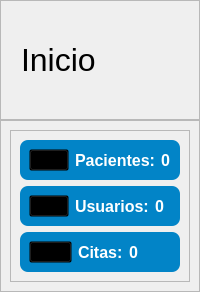
            <widget class="QWidget" name="pagInicio">
             <layout class="QVBoxLayout" name="verticalLayout_7">
              <property name="spacing">
               <number>0</number>
              </property>
              <property name="leftMargin">
               <number>0</number>
              </property>
              <property name="topMargin">
               <number>0</number>
              </property>
              <property name="rightMargin">
               <number>0</number>
              </property>
              <property name="bottomMargin">
               <number>0</number>
              </property>
              <item alignment="Qt::AlignTop">
               <widget class="QFrame" name="frame_11">
                <property name="sizePolicy">
                 <sizepolicy hsizetype="Preferred" vsizetype="Expanding">
                  <horstretch>0</horstretch>
                  <verstretch>0</verstretch>
                 </sizepolicy>
                </property>
                <property name="minimumSize">
                 <size>
                  <width>0</width>
                  <height>120</height>
                 </size>
                </property>
                <property name="frameShape">
                 <enum>QFrame::StyledPanel</enum>
                </property>
                <property name="frameShadow">
                 <enum>QFrame::Raised</enum>
                </property>
                <layout class="QHBoxLayout" name="horizontalLayout_4">
                 <property name="leftMargin">
                  <number>20</number>
                 </property>
                 <property name="topMargin">
                  <number>20</number>
                 </property>
                 <property name="rightMargin">
                  <number>20</number>
                 </property>
                 <property name="bottomMargin">
                  <number>20</number>
                 </property>
                 <item>
                  <widget class="QLabel" name="lblBienvenenida">
                   <property name="sizePolicy">
                    <sizepolicy hsizetype="Expanding" vsizetype="Expanding">
                     <horstretch>0</horstretch>
                     <verstretch>0</verstretch>
                    </sizepolicy>
                   </property>
                   <property name="font">
                    <font>
                     <family>Arial</family>
                     <pointsize>24</pointsize>
                    </font>
                   </property>
                   <property name="text">
                    <string>Inicio</string>
                   </property>
                  </widget>
                 </item>
                </layout>
               </widget>
              </item>
              <item>
               <widget class="QFrame" name="frame_12">
                <property name="sizePolicy">
                 <sizepolicy hsizetype="Preferred" vsizetype="Expanding">
                  <horstretch>0</horstretch>
                  <verstretch>0</verstretch>
                 </sizepolicy>
                </property>
                <property name="styleSheet">
                 <string notr="true"/>
                </property>
                <property name="frameShape">
                 <enum>QFrame::StyledPanel</enum>
                </property>
                <property name="frameShadow">
                 <enum>QFrame::Raised</enum>
                </property>
                <layout class="QGridLayout" name="gridLayout">
                 <item row="0" column="0">
                  <widget class="QFrame" name="frame_4">
                   <property name="frameShape">
                    <enum>QFrame::StyledPanel</enum>
                   </property>
                   <property name="frameShadow">
                    <enum>QFrame::Raised</enum>
                   </property>
                   <layout class="QGridLayout" name="gridLayout_2">
                    <item row="0" column="0">
                     <widget class="QFrame" name="cardPacientes">
                      <property name="sizePolicy">
                       <sizepolicy hsizetype="Preferred" vsizetype="Preferred">
                        <horstretch>0</horstretch>
                        <verstretch>0</verstretch>
                       </sizepolicy>
                      </property>
                      <property name="minimumSize">
                       <size>
                        <width>40</width>
                        <height>20</height>
                       </size>
                      </property>
                      <property name="maximumSize">
                       <size>
                        <width>211</width>
                        <height>91</height>
                       </size>
                      </property>
                      <property name="cursor">
                       <cursorShape>PointingHandCursor</cursorShape>
                      </property>
                      <property name="styleSheet">
                       <string notr="true">QFrame{
	background-color: #0284C7;
	border-radius: 8px;
}</string>
                      </property>
                      <property name="frameShape">
                       <enum>QFrame::StyledPanel</enum>
                      </property>
                      <property name="frameShadow">
                       <enum>QFrame::Raised</enum>
                      </property>
                      <layout class="QHBoxLayout" name="horizontalLayout_6">
                       <item>
                        <widget class="QPushButton" name="pushButton_13">
                         <property name="styleSheet">
                          <string notr="true">QPushButton{
	background-color: transparent;
}</string>
                         </property>
                         <property name="text">
                          <string/>
                         </property>
                         <property name="icon">
                          <iconset>
                           <normaloff>img/pacientes.svg</normaloff>img/pacientes.svg</iconset>
                         </property>
                         <property name="iconSize">
                          <size>
                           <width>50</width>
                           <height>50</height>
                          </size>
                         </property>
                        </widget>
                       </item>
                       <item>
                        <widget class="QLabel" name="lblUsuarios_3">
                         <property name="font">
                          <font>
                           <family>Arial</family>
                           <pointsize>12</pointsize>
                           <weight>75</weight>
                           <bold>true</bold>
                          </font>
                         </property>
                         <property name="styleSheet">
                          <string notr="true">QLabel{
	background-color: transparent;
	color: #fff;
}</string>
                         </property>
                         <property name="text">
                          <string>Pacientes:</string>
                         </property>
                        </widget>
                       </item>
                       <item>
                        <widget class="QLabel" name="lblContadorPacientes">
                         <property name="font">
                          <font>
                           <family>Arial</family>
                           <pointsize>12</pointsize>
                           <weight>75</weight>
                           <bold>true</bold>
                          </font>
                         </property>
                         <property name="styleSheet">
                          <string notr="true">QLabel{
	background-color: transparent;
	color: #fff;
}</string>
                         </property>
                         <property name="text">
                          <string>0</string>
                         </property>
                        </widget>
                       </item>
                      </layout>
                     </widget>
                    </item>
                    <item row="1" column="0">
                     <widget class="QFrame" name="cardUsuarios">
                      <property name="sizePolicy">
                       <sizepolicy hsizetype="Preferred" vsizetype="Preferred">
                        <horstretch>0</horstretch>
                        <verstretch>0</verstretch>
                       </sizepolicy>
                      </property>
                      <property name="minimumSize">
                       <size>
                        <width>40</width>
                        <height>20</height>
                       </size>
                      </property>
                      <property name="maximumSize">
                       <size>
                        <width>211</width>
                        <height>91</height>
                       </size>
                      </property>
                      <property name="cursor">
                       <cursorShape>PointingHandCursor</cursorShape>
                      </property>
                      <property name="styleSheet">
                       <string notr="true">QFrame{
	background-color: #0284C7;
	border-radius: 8px;
}</string>
                      </property>
                      <property name="frameShape">
                       <enum>QFrame::StyledPanel</enum>
                      </property>
                      <property name="frameShadow">
                       <enum>QFrame::Raised</enum>
                      </property>
                      <layout class="QHBoxLayout" name="horizontalLayout_5">
                       <item>
                        <widget class="QPushButton" name="pushButton_12">
                         <property name="styleSheet">
                          <string notr="true">QPushButton{
	background-color: transparent;
}</string>
                         </property>
                         <property name="text">
                          <string/>
                         </property>
                         <property name="icon">
                          <iconset>
                           <normaloff>img/usuarios.svg</normaloff>img/usuarios.svg</iconset>
                         </property>
                         <property name="iconSize">
                          <size>
                           <width>50</width>
                           <height>50</height>
                          </size>
                         </property>
                        </widget>
                       </item>
                       <item>
                        <widget class="QLabel" name="lblUsuarios_2">
                         <property name="font">
                          <font>
                           <family>Arial</family>
                           <pointsize>12</pointsize>
                           <weight>75</weight>
                           <bold>true</bold>
                          </font>
                         </property>
                         <property name="styleSheet">
                          <string notr="true">QLabel{
	background-color: transparent;
	color: #fff;
}</string>
                         </property>
                         <property name="text">
                          <string>Usuarios:</string>
                         </property>
                        </widget>
                       </item>
                       <item>
                        <widget class="QLabel" name="lblContadorUsuarios">
                         <property name="font">
                          <font>
                           <family>Arial</family>
                           <pointsize>12</pointsize>
                           <weight>75</weight>
                           <bold>true</bold>
                          </font>
                         </property>
                         <property name="styleSheet">
                          <string notr="true">QLabel{
	background-color: transparent;
	color: #fff;
}</string>
                         </property>
                         <property name="text">
                          <string>0</string>
                         </property>
                        </widget>
                       </item>
                      </layout>
                     </widget>
                    </item>
                    <item row="2" column="0">
                     <widget class="QFrame" name="cardCitas">
                      <property name="sizePolicy">
                       <sizepolicy hsizetype="Preferred" vsizetype="Preferred">
                        <horstretch>0</horstretch>
                        <verstretch>0</verstretch>
                       </sizepolicy>
                      </property>
                      <property name="minimumSize">
                       <size>
                        <width>40</width>
                        <height>20</height>
                       </size>
                      </property>
                      <property name="maximumSize">
                       <size>
                        <width>211</width>
                        <height>91</height>
                       </size>
                      </property>
                      <property name="cursor">
                       <cursorShape>PointingHandCursor</cursorShape>
                      </property>
                      <property name="styleSheet">
                       <string notr="true">QFrame{
	background-color: #0284C7;
	border-radius: 8px;
}</string>
                      </property>
                      <property name="frameShape">
                       <enum>QFrame::StyledPanel</enum>
                      </property>
                      <property name="frameShadow">
                       <enum>QFrame::Raised</enum>
                      </property>
                      <layout class="QHBoxLayout" name="horizontalLayout_7">
                       <item>
                        <widget class="QPushButton" name="pushButton_14">
                         <property name="styleSheet">
                          <string notr="true">QPushButton{
	background-color: transparent;
}</string>
                         </property>
                         <property name="text">
                          <string/>
                         </property>
                         <property name="icon">
                          <iconset>
                           <normaloff>img/citas.svg</normaloff>img/citas.svg</iconset>
                         </property>
                         <property name="iconSize">
                          <size>
                           <width>50</width>
                           <height>50</height>
                          </size>
                         </property>
                        </widget>
                       </item>
                       <item>
                        <widget class="QLabel" name="lblUsuarios_4">
                         <property name="font">
                          <font>
                           <family>Arial</family>
                           <pointsize>12</pointsize>
                           <weight>75</weight>
                           <bold>true</bold>
                          </font>
                         </property>
                         <property name="styleSheet">
                          <string notr="true">QLabel{
	background-color: transparent;
	color: #fff;
}</string>
                         </property>
                         <property name="text">
                          <string>Citas:</string>
                         </property>
                        </widget>
                       </item>
                       <item>
                        <widget class="QLabel" name="lblContadorCitas">
                         <property name="font">
                          <font>
                           <family>Arial</family>
                           <pointsize>12</pointsize>
                           <weight>75</weight>
                           <bold>true</bold>
                          </font>
                         </property>
                         <property name="styleSheet">
                          <string notr="true">QLabel{
	background-color: transparent;
	color: #fff;
}</string>
                         </property>
                         <property name="text">
                          <string>0</string>
                         </property>
                        </widget>
                       </item>
                      </layout>
                     </widget>
                    </item>
                   </layout>
                  </widget>
                 </item>
                </layout>
               </widget>
              </item>
             </layout>
            </widget>
